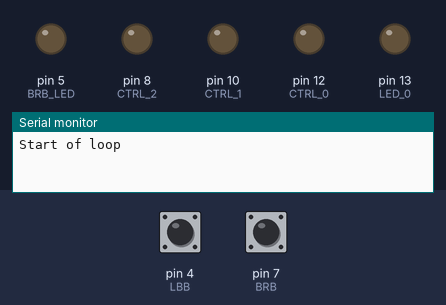
The sketch below on a simulated Arduino Uno, built with avr-gcc and run on an emulated ATmega328P. Shown: output pins drawn as LEDs (lit = HIGH), the last lines printed to the serial monitor. Dashed ring = blinking. The inputs (shaded band) are chosen by the test bench; at power-on: pin 4 (LBB) HIGH, pin 7 (BRB) HIGH. Random numbers use the default seed unless the sketch sets one.

Above: at 6.2 s.
6.3 s: pin 4 (LBB) pulled LOW for 0.15 s
At 6.48 s:
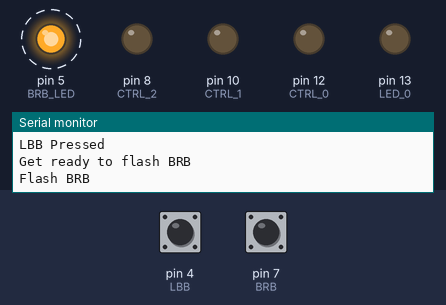
At 10.7 s:
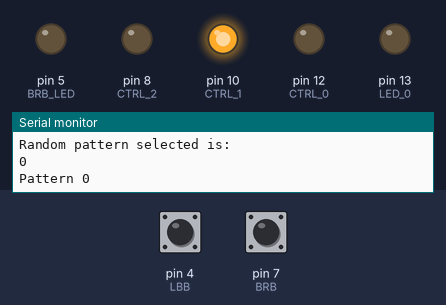
15.3 s: pin 7 (BRB) pulled LOW for 3.2 s
At 20.57 s:
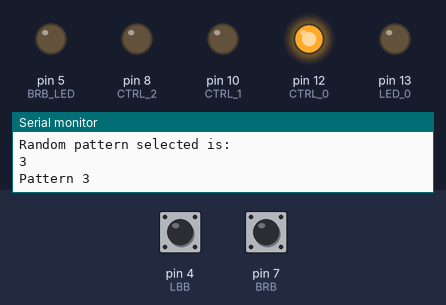
Timing chart, 0 to 26.0 s (numbered marks = the images above; inputs shaded):
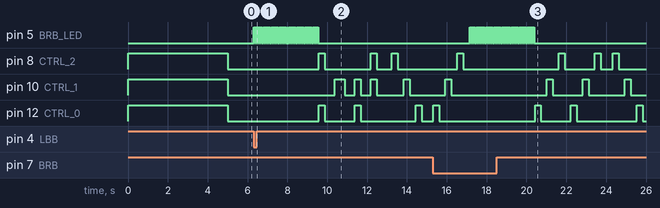

Measured:
- after the input at 6.3 s, pin 5 (BRB_LED): alternates HIGH for 0.05 s and LOW for 0.03 s, 82 changes in all, then stays LOW, starting at once; pin 8 (CTRL_2): goes HIGH 0.30 s, LOW 2.3 s, HIGH 0.30 s, LOW 0.75 s, HIGH 0.30 s, then LOW, starting after 3.3 s
- after the input at 15.3 s, pin 5 (BRB_LED): alternates HIGH for 0.05 s and LOW for 0.03 s, 82 changes in all, then stays LOW, starting after 1.8 s

The sketch:

virtual_dunk_tank.ino
```cpp
/*

Project:      Virtual dunk tank
Author:       Jason Lawley
Date:         9/3/12

Description:  The following is code is to create a 'Virtual Dunk Tank'
or VDT.  The VDT replaces a conventional dunk tank.  Instead, the person
to be dunked sits in front of three sprinklers.  The sprinklers are controlled
by three different vavles that can be turned on independently.

There are two inputs to the VDT - one is the big red button (BRB) that will have
a ball thrown at it.  When the BRB is hit, it will cause the three valves
to open can soak the dunkee.  There are three independent valvues that are
controlled to to create different displays of water or to 'dunk' the dunkee
to varying degrees of drenchedness.

There is also a discreet little black button (LBB) located at the controller
that when pressed will also act as if the BRB had been depressed.  This
eliminates the need for the VDT monitor to run up and press the button when
they deem it should have soaked the dunkee because the BRB was hit,
but the did not trigger.

Finally, the big red button also has an independently controlled LED that will
light up when either the BRB or the LBB have been depressed.

 */

 // This is a test

 // Constant pin connections
const int LBB         = 4;    // Little black button
const int BRB         = 7;    // Big red button
const volatile int BRB_LED     = 5;    // Big red button LED
const int LED_0       = 13;   // On-board LED
const int CTRL_0      = 12;   // Valve control
const int CTRL_1      = 10;   // Valve control
const int CTRL_2      = 8;    // Valve control

int BRBState = HIGH;          // Variable for pushbuttons
int LBBState = HIGH;          // Variable for pushbuttons
int counter = 0;
int rand_select;
int buttonPush = LOW;


void setup(){
  //start serial connection
  Serial.begin(9600);
  // Configure input and output pins

  // Pushbutton inputs with internal pull-up resistor
  pinMode(LBB, INPUT_PULLUP);
  pinMode(BRB, INPUT_PULLUP);

  // Outputs
  pinMode(LED_0, OUTPUT);
  pinMode(CTRL_0, OUTPUT);
  pinMode(CTRL_1, OUTPUT);
  pinMode(CTRL_2, OUTPUT);
  pinMode(BRB_LED, OUTPUT);

  randomSeed(analogRead(A0)); //Seed the pseudo-random engine with some true randomness.


  all_valves_on();
  delay(5000);
  all_valves_off();

}

void loop(){


  Serial.println("Start of loop");

  // Wait for one of the buttons to be pushed
  while (buttonPush == LOW) {
    BRBState = digitalRead(BRB);
    LBBState = digitalRead(LBB);
    if (!BRBState | !LBBState)
      buttonPush = HIGH;
  }

  if (BRBState == LOW) {
    Serial.println("BRB Pressed");
  } else {
    Serial.println("LBB Pressed");
  }

  Serial.println("Get ready to flash BRB");
  flash_BRB();

  // Temporary counter
 //if (counter == 7)
 //   counter = 0;
 // else
 //   counter++;

  rand_select = random(8);
  Serial.println("Random pattern selected is:");
  Serial.println(rand_select, DEC);

  switch (rand_select) {
    case 0:
      pattern_0();
      break;
    case 1:
      pattern_1();
      break;
    case 2:
      pattern_2();
      break;
    case 3:
      pattern_3();
      break;
    case 4:
      pattern_4();
      break;
    case 5:
      pattern_5();
      break;
    case 6:
      pattern_6();
      break;
    case 7:
      pattern_7();
      break;
  }


  // Turn everything off
  digitalWrite (BRB_LED, LOW);
  all_valves_off();
  buttonPush = LOW;

  Serial.println("Cycle completed");

}

//*****************************************************************************
//*****************************************************************************
//*****************************************************************************
//****                    FUNCTIONS                                        ****
//*****************************************************************************
//*****************************************************************************
//*****************************************************************************

// Turn off all of the valves
void all_valves_off (){
  digitalWrite (CTRL_0, LOW);
  digitalWrite (CTRL_1, LOW);
  digitalWrite (CTRL_2, LOW);
}


// Turn on all of the valves
void all_valves_on (){
  digitalWrite (CTRL_0, HIGH);
  digitalWrite (CTRL_1, HIGH);
  digitalWrite (CTRL_2, HIGH);
}


// Flash the BRB
void flash_BRB () {
 Serial.println("Flash BRB");
  for (int i=0; i <= 40; i++) {
    digitalWrite (BRB_LED, HIGH);
    delay (50);
    digitalWrite (BRB_LED, LOW);
    delay (30);
  }
}


// Turn on the valves from left to right
// Delay value for how long the valves are on/off
// Also can pass how many times there is a cycle
void cycle_LR (int delay_val, int times) {

  for (int i=0; i < times; i++) {
    digitalWrite (CTRL_0, HIGH);
    delay (delay_val);
    digitalWrite (CTRL_0, LOW);
    delay (delay_val);
    digitalWrite (CTRL_1, HIGH);
    delay (delay_val);
    digitalWrite (CTRL_1, LOW);
    delay (delay_val);
    digitalWrite (CTRL_2, HIGH);
    delay (delay_val);
    digitalWrite (CTRL_2, LOW);
    delay (delay_val);
  }
}


// Turn on the valves from left to right
// Delay value for how long the valves are on/off
// Also can pass how many times there is a cycle
void cycle_RL (int delay_val, int times) {

  for (int i=0; i < times; i++) {
    digitalWrite (CTRL_2, HIGH);
    delay (delay_val);
    digitalWrite (CTRL_2, LOW);
    delay (delay_val);
    digitalWrite (CTRL_1, HIGH);
    delay (delay_val);
    digitalWrite (CTRL_1, LOW);
    delay (delay_val);
    digitalWrite (CTRL_0, HIGH);
    delay (delay_val);
    digitalWrite (CTRL_0, LOW);
    delay (delay_val);
  }
}

void outside_on (int delay_val) {
  digitalWrite (CTRL_0, HIGH);
  digitalWrite (CTRL_2, HIGH);
  delay (delay_val);
  digitalWrite (CTRL_0, LOW);
  digitalWrite (CTRL_2, LOW);
}

void middle_on (int delay_val) {
  digitalWrite (CTRL_1, HIGH);
  delay (delay_val);
  digitalWrite (CTRL_1, LOW);
}

void left_two_on (int delay_val) {
  digitalWrite (CTRL_0, HIGH);
  digitalWrite (CTRL_1, HIGH);
  delay (delay_val);
  digitalWrite (CTRL_0, LOW);
  digitalWrite (CTRL_1, LOW);
}

void right_two_on (int delay_val) {
  digitalWrite (CTRL_1, HIGH);
  digitalWrite (CTRL_2, HIGH);
  delay (delay_val);
  digitalWrite (CTRL_1, LOW);
  digitalWrite (CTRL_2, LOW);
}

void rlm_cycle (int delay_val, int times) {

  digitalWrite (CTRL_1, HIGH);
  for (int i=0; i < times; i++) {
      digitalWrite (CTRL_2, HIGH);
      digitalWrite (CTRL_0, LOW);
      delay (delay_val);
      digitalWrite (CTRL_2, LOW);
      digitalWrite (CTRL_0, HIGH);
      delay (delay_val);
  }
  digitalWrite (CTRL_0, LOW);
  digitalWrite (CTRL_1, LOW);
  digitalWrite (CTRL_2, LOW);

}


void pattern_0() {

  Serial.println("Pattern 0");
  outside_on(300);
  delay(500);
  middle_on(500);
  delay(500);
  left_two_on(300);
  delay(500);
  right_two_on(300);
  delay(750);
  cycle_RL(300, 1);
  delay(300);
  cycle_LR(300, 1);
}

void pattern_1 () {

  Serial.println("Pattern 1");
  all_valves_on();
  delay (300);

  all_valves_off();
  delay (300);

  cycle_LR(300, 3);
  cycle_RL(300, 2);
  cycle_LR(300, 1);
}

void pattern_2() {

  Serial.println("Pattern 2");
  for (int i=0; i < 5; i++) {
    middle_on(500);
    delay(300);
    outside_on(500);
    delay(300);
  }
}

void pattern_3() {

  Serial.println("Pattern 3");
  cycle_LR(300, 2);
  delay(300);
  cycle_RL(300, 2);
  delay(500);
  middle_on(700);
  delay(400);
  middle_on(300);
  delay(200);
  middle_on(300);
}


void pattern_4() {

  Serial.println("Pattern 4");
  left_two_on(400);
  delay(300);
  right_two_on(400);
  delay(500);
  cycle_RL(300, 1);
  delay(200);
  cycle_LR(300, 1);
}


void pattern_5() {

  Serial.println("Pattern 5");
  middle_on(500);
  delay(500);
  right_two_on(400);
  delay(500);
  left_two_on(400);
  delay(500);
  cycle_RL(200, 2);
  delay(200);
  cycle_LR(200, 2);
}

void pattern_6() {

  Serial.println("Pattern 6");

  rlm_cycle(600, 3);
  delay(300);
  cycle_RL(300, 3);
  delay(500);
  cycle_LR(300, 3);
  delay(1000);
  middle_on(1000);
  delay(500);
  middle_on(150);
  delay(250);
  middle_on(150);
}


void pattern_7() {

  Serial.println("Pattern 7");

  left_two_on(500);
  delay (300);
  right_two_on(500);
  delay(500);
  rlm_cycle(500,4);
  delay(300);
  middle_on(500);
}
```
